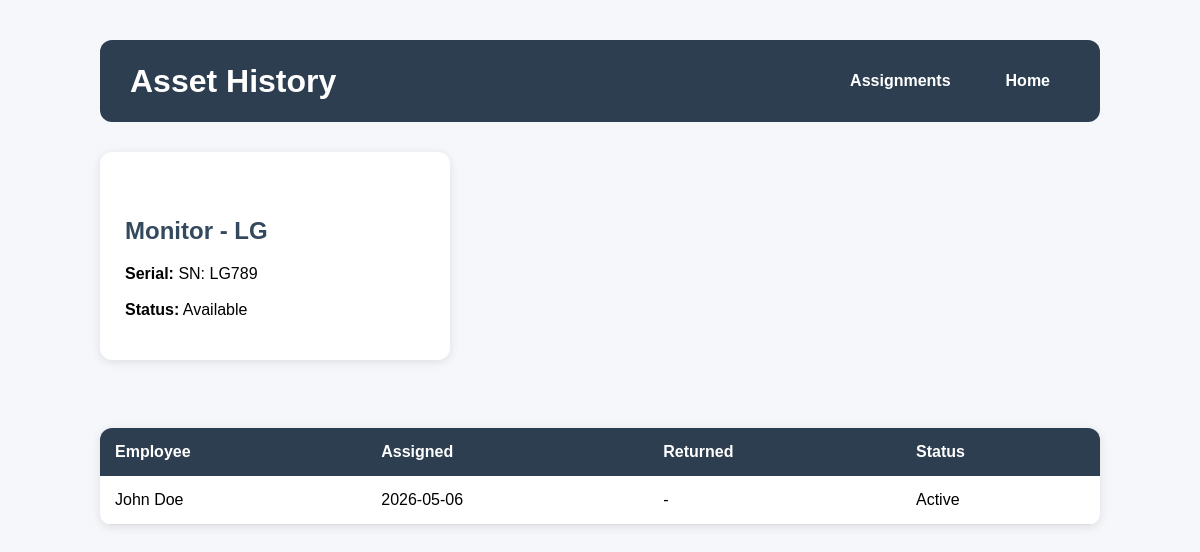
Page /asset/3 on the earlier database version.
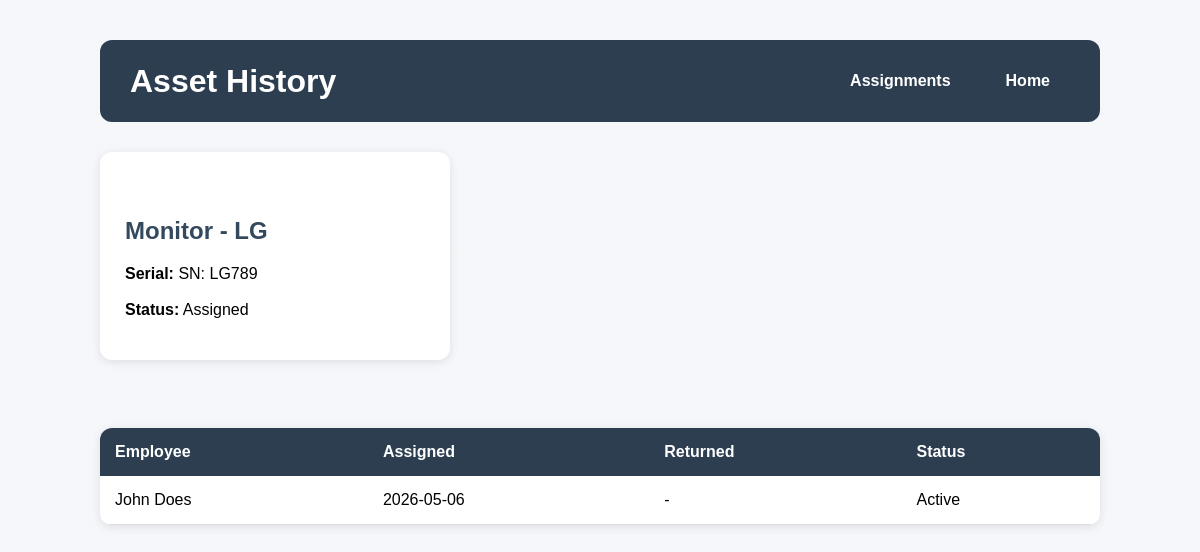
Same page on the later database version.
### tables this page shows
CREATE TABLE assets (
        id INTEGER PRIMARY KEY AUTOINCREMENT,
        category TEXT,
        brand TEXT,
        serial_number TEXT UNIQUE,
        status TEXT NOT NULL DEFAULT 'Available',
        purchase_date TEXT
    );

CREATE TABLE assignments (
        id INTEGER PRIMARY KEY AUTOINCREMENT,
        asset_id INTEGER NOT NULL,
        employee_id INTEGER NOT NULL,
        assigned_date TEXT NOT NULL,
        returned_date TEXT,
        status TEXT NOT NULL DEFAULT 'Active',

        FOREIGN KEY (asset_id) REFERENCES assets(id),
        FOREIGN KEY (employee_id) REFERENCES employees(id)
    );

### routes/assignments.py (the view)
    @app.route("/asset/<int:asset_id>")
    def asset_history(asset_id):
        history = get_asset_history(asset_id)
        asset = get_asset_details(asset_id)
        return render_template("assignments/history.html", history=history, asset=asset)

### models/asset.py (called while the page is built)
    def full_name(self):
        return f"{self.category} - {self.brand}"

    def serial(self):
        return f"SN: {self.serial_number}"

### models/employee.py (called while the page is built)
    def full_name(self):
        return f"{self.first_name} {self.last_name}"

### services/assignments.py (called while the page is built)
def get_asset_details(asset_id):
    conn = sqlite3.connect(DB_PATH)
    conn.row_factory = sqlite3.Row
    cursor = conn.cursor()
    cursor.execute("""
        SELECT *
        FROM assets
        WHERE id = ?
    """, (asset_id,))
    row = cursor.fetchone()
    conn.close()
    if row:
        return Asset(
            row["id"],
            row["category"],
            row["brand"],
            row["serial_number"],
            row["status"]
        )
    return None

### templates/assignments/history.html (shortened to what this page needs)
<!DOCTYPE html>
<html>
<head>
    <link rel="stylesheet"
          href="{{ url_for('static', filename='style.css') }}">
</head>
<body>
<div class="container">
    <div class="page-header">
        <h1>Asset History</h1>
        <div class="header-buttons">
            <a href="/assignments" class="btn">
                Assignments
            </a>
            <a href="/" class="btn">
                Home
            </a>
        </div>
    </div>
    <div class="asset-info">
        <h2>{{ asset.full_name() }}</h2>
        <p>
            <b>Serial:</b>
            {{ asset.serial() }}
            <br><br>
            <b>Status:</b>
            {{ asset.status }}
        </p>
    </div>
    <br>
    <table>
        <tr>
            <th>Employee</th>
            <th>Assigned</th>
            <th>Returned</th>
            <th>Status</th>
        </tr>
        {% for row in history %}
        <tr>
            <td>
                {{ row["employee"].full_name() }}
            </td>
            <td>
                {{ row["assigned_date"] }}
            </td>
            <td>
                {{ row["returned_date"] or "-" }}
            </td>
            <td>
                {{ row["status"] }}
            </td>
        </tr>
        {% endfor %}
    </table>
</div>
</body>
</html>

Differences in the rows shown:
changed assets: status "Available" → "Assigned"
changed assignments "Active": employee.full_name "John Doe" → "John Does"
